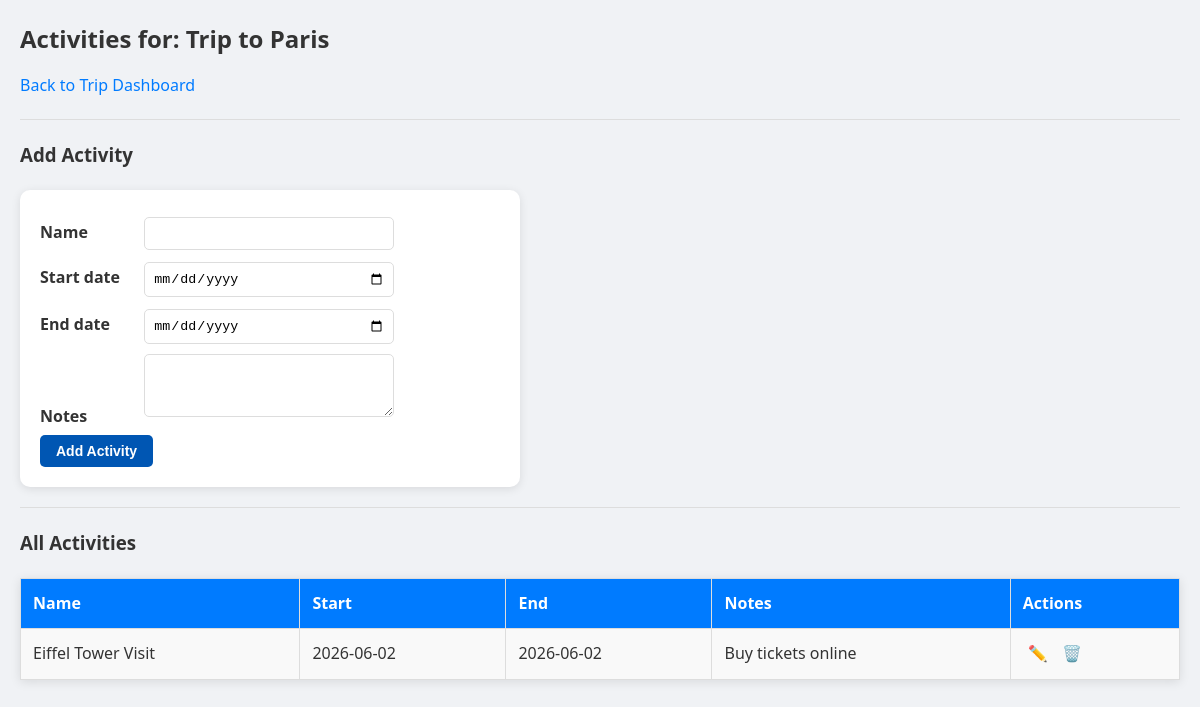
Screenshot of /activities.php?trip_id=14 (signed in) with the database file from the repository.
### tables this page shows
CREATE TABLE `trip` (
  `id` int(11) NOT NULL AUTO_INCREMENT,
  `name` varchar(255) NOT NULL,
  `status` varchar(255) NOT NULL,
  `start_date` date NOT NULL,
  `end_date` date NOT NULL,
  `notes` varchar(255) DEFAULT NULL,
  `user_id` int(11) NOT NULL,
  `destination_id` int(11) DEFAULT NULL,
  PRIMARY KEY (`id`),
  KEY `user_id` (`user_id`),
  KEY `destination_id` (`destination_id`),
  CONSTRAINT `trip_ibfk_1` FOREIGN KEY (`user_id`) REFERENCES `user` (`id`),
  CONSTRAINT `trip_ibfk_2` FOREIGN KEY (`destination_id`) REFERENCES `destination` (`id`)
);

CREATE TABLE `activity` (
  `id` int(11) NOT NULL AUTO_INCREMENT,
  `name` varchar(255) NOT NULL,
  `start_date` date DEFAULT NULL,
  `end_date` date DEFAULT NULL,
  `notes` varchar(255) DEFAULT NULL,
  `trip_id` int(11) NOT NULL,
  PRIMARY KEY (`id`),
  KEY `activity_ibfk_1` (`trip_id`),
  CONSTRAINT `activity_ibfk_1` FOREIGN KEY (`trip_id`) REFERENCES `trip` (`id`) ON DELETE CASCADE
);

### activities.php (the view, shortened to what this page needs)
<?php
global $conn;
$user_id = $_SESSION['user_id'];
$user_type = $_SESSION['user_type'];
$trip_id = $_GET['trip_id'] ?? 0;
$trip = null;
if($trip_id) {
    if($user_type == 3) {
        $stmt = $conn->prepare("SELECT * FROM trip WHERE id = ? AND user_id = ?");
        $stmt->bind_param("ii", $trip_id, $user_id);
    } else {
        $stmt = $conn->prepare("SELECT * FROM trip WHERE id = ?");
        $stmt->bind_param("i", $trip_id);
    }
    $stmt->execute();
    $trip = $stmt->get_result()->fetch_assoc();
}
$stmt = $conn->prepare("SELECT * FROM activity WHERE trip_id = ? ORDER BY start_date");
$stmt->bind_param("i", $trip_id);
$stmt->execute();
$activities = $stmt->get_result();
?>
<!doctype html>
<html>
<head>
    <link rel="stylesheet" href="style.css">
</head>
<body>
<h2>Activities for: <?php echo htmlspecialchars($trip['name']); ?></h2>
<a href="edit_trip.php?id=<?php echo $trip_id; ?>">Back to Trip</a>
<a href="dashboard.php">Dashboard</a>
<hr>
<h3>Add Activity</h3>
<form method="post">
    <label>Name</label>
    <input type="text" name="name" required>
    <br>
    <label>Start date</label>
    <input type="date" name="start_date">
    <br>
    <label>End date</label>
    <input type="date" name="end_date">
    <br>
    <label>Notes</label>
    <textarea name="notes" cols="30" rows="3"></textarea>
    <br>
    <input type="submit" name="add_activity" value="Add Activity">
</form>
<hr>
<h3>All Activities</h3>
<table border="1">
    <tr>
        <th>Name</th>
        <th>Start</th>
        <th>End</th>
        <th>Notes</th>
        <th>Actions</th>
    </tr>
    <?php while($act = $activities->fetch_assoc()): ?>
        <tr>
            <td><?php echo htmlspecialchars($act['name']); ?></td>
            <td><?php echo $act['start_date']; ?></td>
            <td><?php echo $act['end_date']; ?></td>
            <td><?php echo htmlspecialchars($act['notes']); ?></td>
            <td>
                <a href="edit_activity.php?id=<?php echo $act['id']; ?>&trip_id=<?php echo $trip_id; ?>">✏️</a>
                <a href="?trip_id=<?php echo $trip_id; ?>&delete_id=<?php echo $act['id']; ?>" onclick="return confirm('Delete activity?')">🗑️</a>
            </td>
        </tr>
    <?php endwhile; ?>
</table>
</body>
</html>

### style.css (style rules this page uses)
* { margin: 0; padding: 0; box-sizing: border-box; }
body { font-family: 'Segoe UI', Tahoma, Geneva, Verdana, sans-serif; background: #f0f2f5; color: #333; line-height: 1.6; padding: 20px; }
a { text-decoration: none; color: #007bff; }
form { background: white; padding: 20px; border-radius: 10px; box-shadow: 0 2px 10px rgba(0,0,0,0.1); min-width: 500px; max-width: fit-content; margin: 20px 0; }
label { display: inline-block; width: 100px; font-weight: bold; margin: 10px 0 5px; }
input[type="submit"] { background: #0056b3; color: white; border: none; padding: 8px 16px; border-radius: 5px; cursor: pointer; font-size: 14px; font-weight: bold; }
input[type="text"], input[type="password"], input[type="email"], input[type="date"], input[type="url"], select, textarea { width: 250px; padding: 8px; border: 1px solid #ddd; border-radius: 5px; margin: 5px 0; }
textarea { width: 250px; resize: vertical; }
table { background: white; border-collapse: collapse; width: 100%; margin: 20px 0; box-shadow: 0 2px 10px rgba(0,0,0,0.1); }
th, td { border: 1px solid #ddd; padding: 12px; text-align: left; }
th { background: #007bff; color: white; }
tr:nth-child(even) { background: #f9f9f9; }
h2, h3 { color: #333; margin-bottom: 15px; }
hr { margin: 20px 0; border: none; border-top: 1px solid #ddd; }
table a { margin: 0 5px; font-size: 16px; }

### rows the page displays
trip: name "Trip to Paris"
activity: name "Eiffel Tower Visit", start_date "2026-06-02", end_date "2026-06-02", notes "Buy tickets online"
